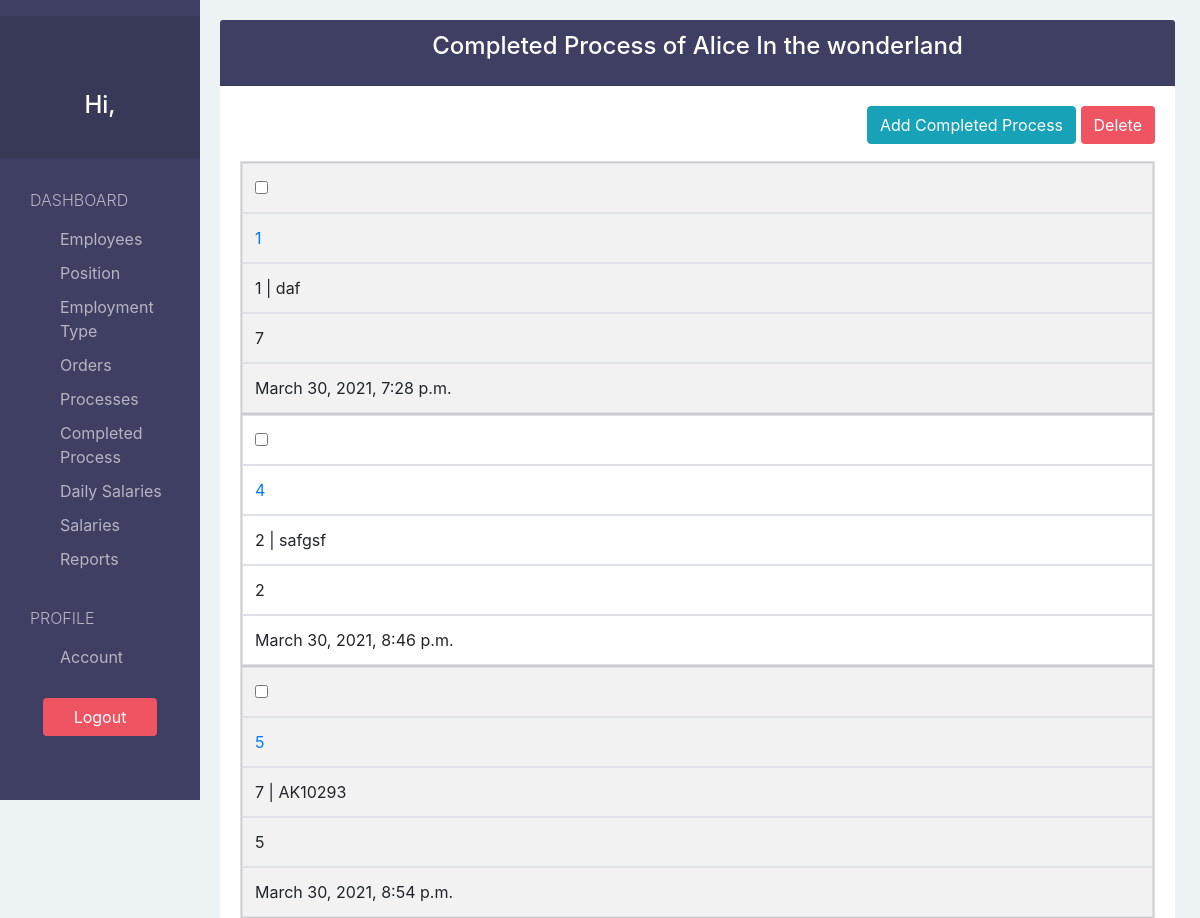
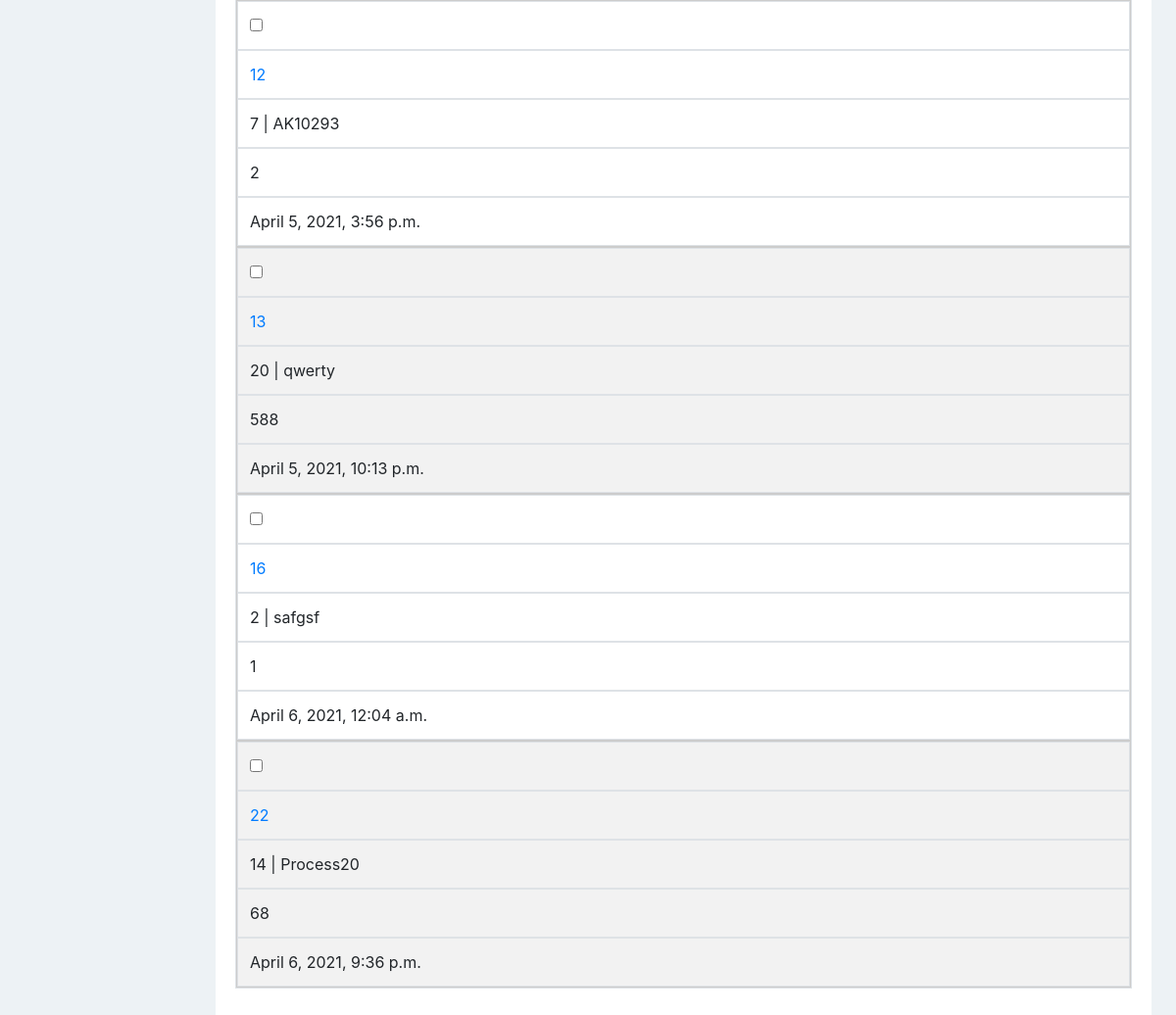
The page /payrollApp/completedProcess/employee/2/ on the database its author committed (2 pictures, top to bottom).
### payrollApp/models.py (models this page shows, shortened)
class Employee(models.Model):
  firstName      = models.CharField(max_length=30)
  lastName       = models.CharField(max_length=30, blank=True, null=True)
  phoneNumber    = models.CharField(max_length=15, blank=True, null=True)
  email          = models.CharField(max_length=100, blank=True, null=True)
  address        = models.CharField(max_length=200, blank=True, null=True)
  positionID     = models.ForeignKey('Position', default=None, null=True, on_delete=models.SET_DEFAULT, blank=True)
  employmentTypeID = models.ForeignKey('EmploymentType', default=None, null=True, on_delete=models.SET_DEFAULT, blank=True)
  hireDate       = models.DateTimeField(auto_now_add=True)
  terminationDate= models.DateTimeField(blank=True, null=True)
  notes          = models.TextField(blank=True, null=True)
  def __str__(self):
    if self.lastName:
      return str(self.id)+" | "+self.firstName.capitalize()+" "+self.lastName.capitalize()
    else:
      return str(self.id)+" | "+self.firstName.capitalize()

class CompletedProcess(models.Model):
  processID     = models.ForeignKey('Process', default=None, null=True, on_delete=models.SET_DEFAULT)
  employeeID    = models.ForeignKey('Employee', default=None, null=True, on_delete=models.SET_DEFAULT)
  quantity      = models.PositiveIntegerField(validators=[MinValueValidator(1, message="Quantity can't be less than 1")])
  dateRecorded  = models.DateTimeField(auto_now_add=True)

class Process(models.Model):
  orderID     = models.ForeignKey('Order', default=None, null=True, on_delete=models.SET_DEFAULT)
  name        = models.CharField(max_length=200)
  price       = models.DecimalField(decimal_places=2, max_digits=100, validators=[MinValueValidator(0, message="Price can't be less than 0")])
  quantity    = models.PositiveIntegerField()
  description = models.TextField(blank=True, null=True)
  def __str__(self):
    return str(self.id)+" | "+self.name

### payrollApp/views.py (the view)
# urls.py: path('completedProcess/employee/<employee_id>/', views.completedProcess_of_employee_view, name="completedProcess-of-employee"),
def completedProcess_of_employee_view(request, employee_id):
  employee = Employee.objects.get(id=employee_id)
  completedProcesses = CompletedProcess.objects.filter(employeeID=employee_id)
  if completedProcesses:
    flag=True
  else:
    flag=False
  context = {
    'completedProcesses':completedProcesses,
    'flags':flag,
    'employee':employee,
  }
  return render(request, "completedProcess/completedProcess_of_employee.html", context)

### payrollApp/templates/completedProcess/completedProcess_of_employee.html (shortened to what this page needs)
{% extends 'view_base.html' %}
{% load static %}
{% load humanize %}
{% block viewTitle %}Completed Process of {{ employee.firstName|capfirst }} {% if employee.lastName %}{{ employee.lastName|capfirst }}{% endif %}{% endblock %}
{% block addBtn %}
  <a href="{% url 'create-completedProcess-employee' employee.id %}?next={{ request.path }}" class="btn btn-info">Add Completed Process</a>
{% endblock %}
{% block columns %}
  {% if flags %}
    {% block form %}
      <form action="{% url 'delete-completedProcess'%}?next={{ request.path }}" method="POST">{% csrf_token %}
    {% endblock %}
  {% endif %}
{% endblock %}
{% block tbodyContent %}
  {% if not flags %}
    <h3>No Completed Process</h3>
    {% else %}
      {% for completedProcess in completedProcesses %}
        <tr>
          <td><input type="checkbox" name="selected" value="{{ completedProcess.id }}"></td>
          <td scope="row"><a href="{% url 'edit-completedProcess' completedProcess.id %}?next={{ request.path }}">{{ completedProcess.id }}</a></td>
          <td>{{ completedProcess.processID }}</td>
          <td>{{ completedProcess.quantity|intcomma }}</td>
          <td>{{ completedProcess.dateRecorded  }}</td>
        </tr>
      {% endfor %}
  {% endif %}
{% endblock %}

### payrollApp/static/css/style.css (style rules this page uses)
body { padding-top: 20px; background-color: #EDF2F5; overflow: auto; }

### payrollApp/static/css/tableStyle.css (style rules this page uses)
@media only screen and (max-width: 760px),
(min-device-width: 768px) and (max-device-width: 1024px) { table, thead, tbody, th, td, tr { display: block; } }
@media only screen and (max-width: 760px),
(min-device-width: 768px) and (max-device-width: 1024px) { tr { border: 1px solid #ccc; } }
@media only screen and (max-width: 760px),
(min-device-width: 768px) and (max-device-width: 1024px) { td { border: none; border-bottom: 1px solid #eee; position: relative; padding-left: 50%; } }
@media only screen and (max-width: 760px),
(min-device-width: 768px) and (max-device-width: 1024px) { td:before { position: absolute; top: 6px; left: 6px; width: 45%; padding-right: 10px; white-space: nowrap; } }

### rows shown on the page
Employee: firstName "Alice", lastName "In the wonderland"
CompletedProcess: id "1", processID "1 | daf", quantity "7", dateRecorded "March 30, 2021, 7:28 p.m."
CompletedProcess: id "4", processID "2 | safgsf", quantity "2", dateRecorded "March 30, 2021, 8:46 p.m."
CompletedProcess: id "5", processID "7 | AK10293", quantity "5", dateRecorded "March 30, 2021, 8:54 p.m."
CompletedProcess: id "12", processID "7 | AK10293", quantity "2", dateRecorded "April 5, 2021, 3:56 p.m."
CompletedProcess: id "13", processID "20 | qwerty", quantity "588", dateRecorded "April 5, 2021, 10:13 p.m."
CompletedProcess: id "16", processID "2 | safgsf", quantity "1", dateRecorded "April 6, 2021, 12:04 a.m."
CompletedProcess: id "22", processID "14 | Process20", quantity "68", dateRecorded "April 6, 2021, 9:36 p.m."
